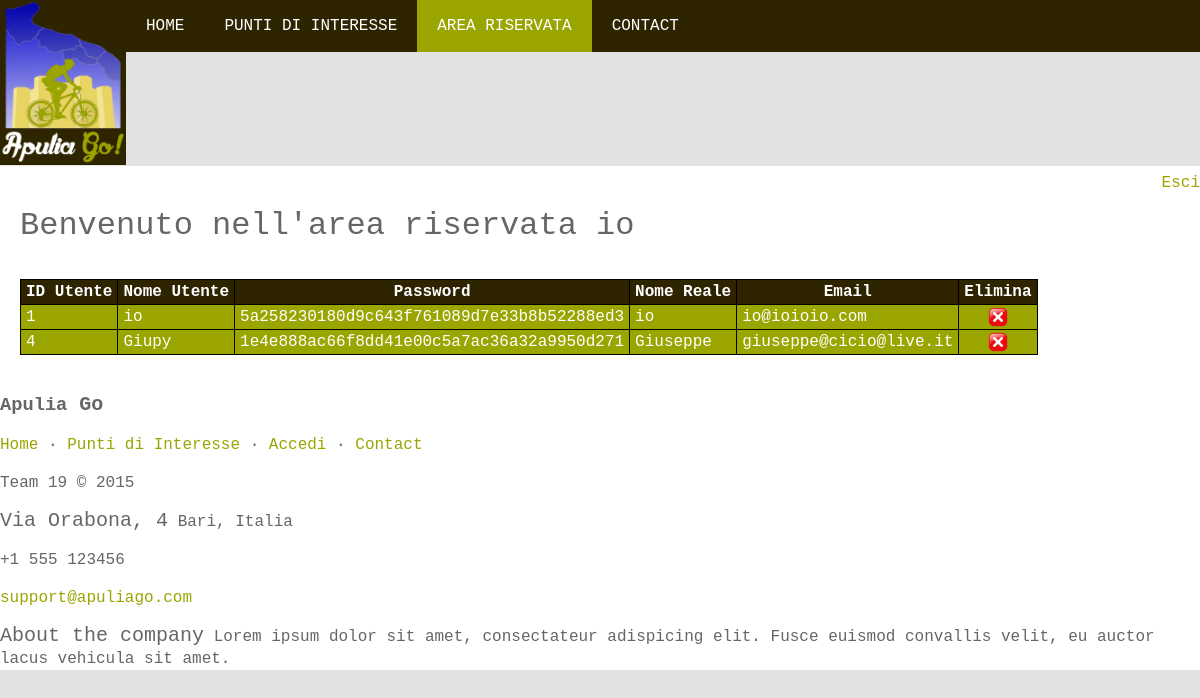
The page /php_login/utenti.php (signed in) on the database as committed earlier.
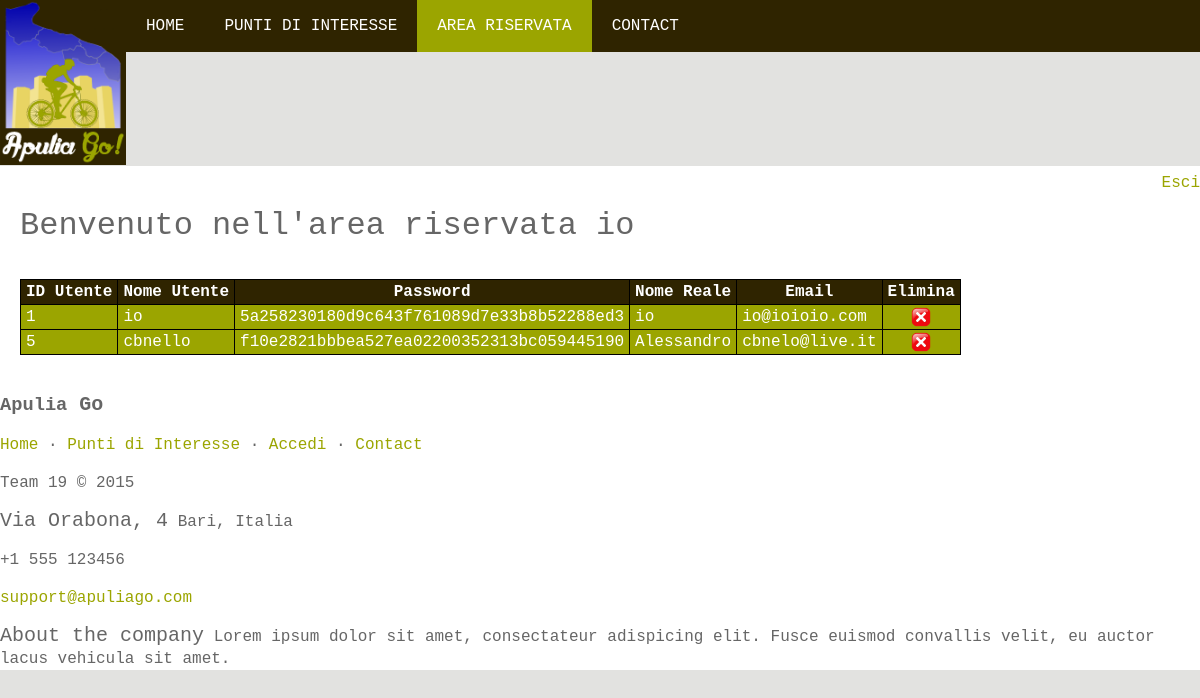
The same page on the database as committed later.
### tables this page shows
CREATE TABLE `Utenti` (
  `id_utente` int(4) NOT NULL,
  `nome_utente` varchar(20) DEFAULT NULL,
  `password` varchar(40) DEFAULT NULL,
  `nome_reale` varchar(50) DEFAULT NULL,
  `email` varchar(80) DEFAULT NULL
);

### php_login/utenti.php (the view, shortened to what this page needs)
<?php
include_once ('../tema_inf.php');
@include_once 'functions.php';
$obj = new Iscrizioni();
$id_utente = $_SESSION['id_utente'];
?>
<!DOCTYPE html>
<html>
    <head>
        <link rel="stylesheet" href="styleAreaRiservata.css">
        <?php navH(3); ?>
        <?php logoH(); ?>
    </head>
    <body>
        <div id="container">
            <div id="mes-full">
            </div>
            <div id="navigation">
                <p align="right"/>
                    <a href="<?php echo "area_riservata.php"; ?>?val=fine_sessione" title="Logout">Esci</a>
            </div>
            <div id="main-body">
                <h1>Benvenuto nell'area riservata <?php $obj -> mostra_utente($id_utente); ?></h1>
            </div>
            <div id="middle">
                <?php
                $query = "SELECT * FROM Utenti";
                $result = mysql_query($query);
                if ($result && mysql_num_rows($result) > 0) {
                    echo "<div id='tabPrenotazioniPunti'><table border='1'>
                    <th>ID Utente</th>
                    <th>Nome Utente</th>
                    <th>Password</th>
                    <th>Nome Reale</th>
                    <th>Email</th>
                    <th>Elimina</th>";
                    while ($row = mysql_fetch_assoc($result)) {
                        $CodDelete = $row['id_utente'];
                        echo "<tr>
                            <td>" . $row['id_utente'] . "</td>
                            <td>" . $row['nome_utente'] . "</td>
                            <td>" . $row['password'] . "</td>
                            <td>" . $row['nome_reale'] . "</td>
                            <td>" . $row['email'] . "</td>
                            <td><center><a href='javascript:cancella($CodDelete)'>
                            <img src='../img/icon_cancella.png' align='center'>
                            </a></center></td>
                        </tr>";
                    }
                    echo "</table></div>";
                } else
                    echo "nessun risultato";
            ?>
</div>
<?php footerH(); ?>
</div>
</body>
</html>

### tema_inf.php (shortened to what this page needs)
<?php
function navH($num) {
?>
<div id="lineNav">
<div id="nav">
    <?php
    if($num==1) {
        echo '<a class="selected" href="../home.php">.Home</a>';
    }else{
        echo '<a href="../home.php">Home</a>';
    }
    if($num==2) {
        echo '<a class="selected" href="../attrazioni.php">Punti di interesse</a>';
    }else{
        echo '<a href="../attrazioni.php">Punti di interesse</a>';
    }
    if($num==3) {
        echo '<a class="selected" href="area_riservata.php">Area Riservata</a>';
    }else{
        echo '<a href="area_riservata.php">Area Riservata</a>';
    }
    if($num==4) {
        echo '<a class="selected" href="../contact.php">Contact</a>';
    }else{
        echo '<a href="../contact.php">Contact</a>';
    }
    ?>
</div>
</div>
<?php
}
?>
<?php
function logoH() {
?>
<div id="logo">
    <a href="../home.php"><img src="../img/ApuliaLogo.png" /></a>
</div>
<?php
}
function footerH() {
?>
<footer class="footer-distributed">
    <div class="footer-left">
        <h3>Apulia<span> Go</span></h3>
        <p class="footer-links">
            <a href="../home.php">Home</a>
            ·
            <a href="../attrazioni.php">Punti di Interesse</a>
            ·
            <a href="area_riservata.php">Accedi</a>
            ·
            <a href="../contact.php">Contact</a>
        </p>
        <p class="footer-company-name">
            Team 19 &copy; 2015
        </p>
    </div>
    <div class="footer-center">
        <div>
            <p>
                <span>Via Orabona, 4</span> Bari, Italia
            </p>
        </div>
        <div>
            <p>
                +1 555 123456
            </p>
        </div>
        <div>
            <p>
                <a href="mailto:support@company.com">support@apuliago.com</a>
            </p>
        </div>
    </div>
    <div class="footer-right">
        <p class="footer-company-about">
            <span>About the company</span>
            Lorem ipsum dolor sit amet, consectateur adispicing elit. Fusce euismod convallis velit, eu auctor lacus vehicula sit amet.
        </p>
    </div>
</footer>
<?php
}
?>

### php_login/functions.php (shortened to what this page needs)
<?php
class Iscrizioni {
  public function mostra_utente($id_utente) {
    $query = @mysql_query("SELECT nome_reale FROM Utenti WHERE id_utente = $id_utente") or die('Errore: ' . mysql_error());
    $risultato = @mysql_fetch_object($query);
    echo $risultato->nome_reale;
  }
  }
?>

Rows that differ between the two databases and show on the page:
removed utenti: id_utente "4", nome_utente "Giupy", password "1e4e888ac66f8dd41e00c5a7ac36a32a9950d271", nome_reale "Giuseppe", email "giuseppe@cicio@live.it"
added utenti: id_utente "5", nome_utente "cbnello", password "f10e2821bbbea527ea02200352313bc059445190", nome_reale "Alessandro", email "cbnelo@live.it"
